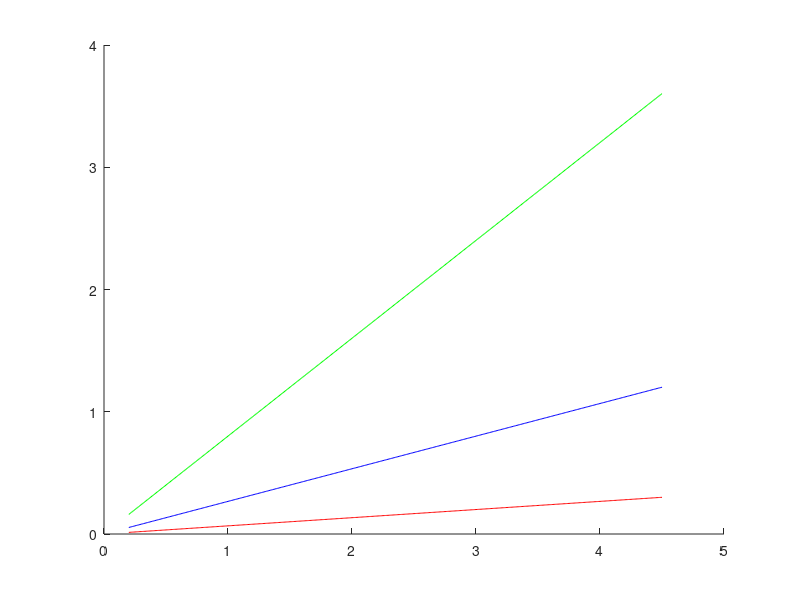
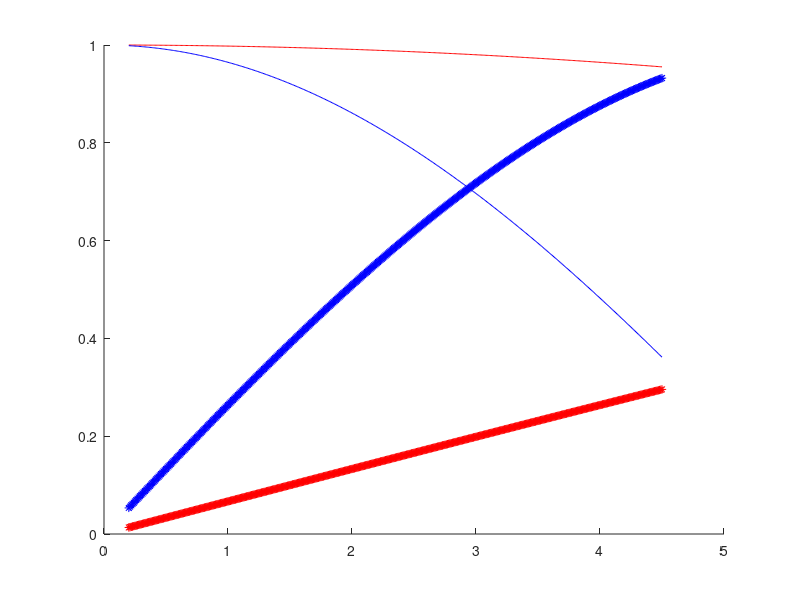

The MATLAB source for these figures, in order:
clc; clear; close all

w0 = 10000000; %10MHz
w1 = 40000000; %40MHz
w2 = 120000000; %120MHz %paper2

f0 = w0/(2*pi);
f1 = w1/(2*pi);
f2 = w2/(2*pi);

Vc = 299792458; % m/s

distance_array = (0.2:0.01:4.5);  % 0.05m ~ 5m within 0.01m

phase_array0 = 2*w0/Vc * distance_array; % 2*w(1/s)*d(m) / c (m/s)
phase_array1 = 2*w1/Vc * distance_array;
phase_array2 = 2*w2/Vc * distance_array;

figure(1)
hold on
plot(distance_array,phase_array0,'r')
plot(distance_array,phase_array1,'b')
plot(distance_array,phase_array2,'g')


Re0 = cos(phase_array0);
Im0 = sin(phase_array0);
Re1 = cos(phase_array1);
Im1 = sin(phase_array1);
Re2 = cos(phase_array2);
Im2 = sin(phase_array2);

figure(2)
hold on
plot(distance_array,Re0,'r')
plot(distance_array,Im0,'r*')
plot(distance_array,Re1,'b')
plot(distance_array,Im1,'b*')
% plot(distance_array,Re2,'g')
% plot(distance_array,Im2,'g*')

%% Paper 1
clc
ex_data = [0.4,1];

A = 1;
alpha = 0.01;
beta = 1;


ex_data_amp = zeros(1,length(ex_data));
ex_data_amp(1) = A * ex_data(1)^alpha * exp(-beta*ex_data(1));
ex_data_amp(2) = A * ex_data(2)^alpha * exp(-beta*ex_data(2));
ex_data_amp


ex_dist_index = zeros(1,length(ex_data));
[temp,ex_dist_index(1)] = max(distance_array == ex_data(1));
[temp,ex_dist_index(2)] = max(distance_array == ex_data(2));


ex_Re0 = ex_data_amp(1)*Re0(ex_dist_index(1)) + ex_data_amp(2)*Re0(ex_dist_index(2));
ex_Im0 = ex_data_amp(1)*Im0(ex_dist_index(1)) + ex_data_amp(2)*Im0(ex_dist_index(2));


ex_Re1 = ex_data_amp(1)*Re1(ex_dist_index(1)) + ex_data_amp(2)*Re1(ex_dist_index(2));
ex_Im1 = ex_data_amp(1)*Im1(ex_dist_index(1)) + ex_data_amp(2)*Im1(ex_dist_index(2));


[ex_Re0 ex_Im0 ex_Re1 ex_Im1]

%% Previous Method
atan(ex_Im0/ex_Re0)*Vc/(2*w0);
atan(ex_Im1/ex_Re1)*Vc/(2*w1);








